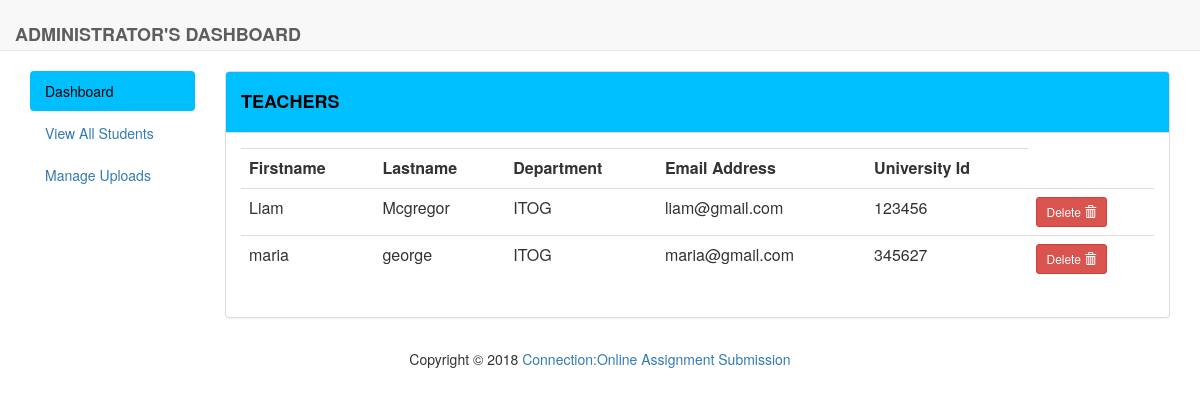
The page /viewteach.php on the database its author committed.
### tables this page shows
CREATE TABLE `teacher_user` (
  `firstname` varchar(50) NOT NULL,
  `lastname` varchar(50) NOT NULL,
  `department` varchar(50) NOT NULL,
  `email` varchar(50) NOT NULL,
  `experience` int(50) NOT NULL,
  `dob` date NOT NULL,
  `username` varchar(50) NOT NULL,
  `password` varchar(50) NOT NULL,
  `phone` bigint(10) NOT NULL,
  `address` varchar(250) NOT NULL,
  `teacher_id` int(50) NOT NULL,
  `img_url` varchar(100) NOT NULL
);

### viewteach.php (the view, shortened to what this page needs)
<?php
include 'config.php';
$sql= "SELECT * FROM teacher_user";
$records= mysqli_query($db,$sql);
?>
<link href="//maxcdn.bootstrapcdn.com/bootstrap/3.3.0/css/bootstrap.min.css" rel="stylesheet" id="bootstrap-css">
<nav class="navbar navbar-default navbar-static-top">
    <div class="container-fluid">
        <div class="navbar-header">
            <a class="navbar-brand" href="studentdashboard.php">
                <h4><strong>ADMINISTRATOR'S DASHBOARD</strong></h4>
            </a>
        </div>
    </div>
</nav>
<div class="container-fluid main-container">
    <div class="col-md-2 sidebar">
        <ul class="nav nav-pills nav-stacked">
            <li class="active" ><a href="admindashboard.php" style="background-color: deepskyblue;color: black">Dashboard</a></li>
            <li><a href="viewstuds.php">View All Students</a></li>
            <li><a href="#">Manage Uploads</a></li>
        </ul>
    </div>
    <div class="col-md-10 content">
        <div class="panel panel-default">
            <div class="panel-heading" style="background-color:deepskyblue;color: black">
                <h4><strong>TEACHERS</strong></h4>
            </div>
            <div class="panel-body">
                <table class="table table-hover">
                    <tr>
                        <th>Firstname</th>
                        <th>Lastname</th>
                        <th>Department</th>
                        <th>Email Address</th>
                        <th>University Id</th>
                    </tr>
                    <?php
                    while ($teacheruser=mysqli_fetch_assoc($records)) {
                        echo "<tr>";
                        echo "<td>".$teacheruser['firstname']."</td>";
                        echo "<td>".$teacheruser['lastname']."</td>";
                        echo "<td>".$teacheruser['department']."</td>";
                        echo "<td>".$teacheruser['email']."</td>";
                        echo "<td>".$teacheruser['teacher_id']."</td>";
                        echo "<td><button class='btn btn-sm btn-danger'>Delete <span class='glyphicon glyphicon-trash'></span></button></td>";
                        echo "</tr>";
                    }
                    ?>
                </table>
            </div>
        </div>
    </div>
    <div class="container-fluid text-center">
        <footer class=“col-md-12">
            <p class="col-md-12">
            Copyright &COPY; 2018 <a href="index.php">Connection:Online Assignment Submission </a>
            </p>
        </footer>
    </div>

### rows shown on the page
teacher_user: firstname "Liam", lastname "Mcgregor", department "ITOG", email "liam@gmail.com", teacher "123456"
teacher_user: firstname "maria", lastname "george", department "ITOG", email "maria@gmail.com", teacher "345627"
